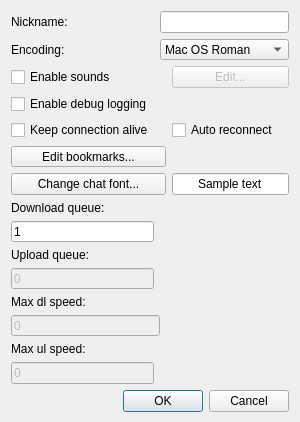
<?xml version="1.0" encoding="UTF-8"?>
<ui version="4.0">
 <class>DialogPreferences</class>
 <widget class="QDialog" name="DialogPreferences">
  <property name="windowModality">
   <enum>Qt::ApplicationModal</enum>
  </property>
  <property name="geometry">
   <rect>
    <x>0</x>
    <y>0</y>
    <width>300</width>
    <height>422</height>
   </rect>
  </property>
  <property name="minimumSize">
   <size>
    <width>300</width>
    <height>422</height>
   </size>
  </property>
  <property name="maximumSize">
   <size>
    <width>300</width>
    <height>654686</height>
   </size>
  </property>
  <property name="windowTitle">
   <string>Preferences</string>
  </property>
  <property name="modal">
   <bool>true</bool>
  </property>
  <layout class="QGridLayout" name="gridLayout">
   <item row="13" column="0" colspan="2">
    <widget class="QLineEdit" name="maxDlEdit">
     <property name="enabled">
      <bool>false</bool>
     </property>
     <property name="inputMask">
      <string>0000</string>
     </property>
     <property name="text">
      <string>0</string>
     </property>
    </widget>
   </item>
   <item row="1" column="0">
    <widget class="QLabel" name="label_7">
     <property name="text">
      <string>Encoding:</string>
     </property>
    </widget>
   </item>
   <item row="0" column="0">
    <widget class="QLabel" name="label">
     <property name="text">
      <string>Nickname:</string>
     </property>
    </widget>
   </item>
   <item row="8" column="0" colspan="2">
    <widget class="QLabel" name="label_3">
     <property name="text">
      <string>Download queue:</string>
     </property>
    </widget>
   </item>
   <item row="0" column="1" colspan="3">
    <widget class="QLineEdit" name="lineEdit"/>
   </item>
   <item row="17" column="0" colspan="4">
    <widget class="QDialogButtonBox" name="buttonBox">
     <property name="orientation">
      <enum>Qt::Horizontal</enum>
     </property>
     <property name="standardButtons">
      <set>QDialogButtonBox::Cancel|QDialogButtonBox::Ok</set>
     </property>
    </widget>
   </item>
   <item row="15" column="0">
    <widget class="QLineEdit" name="maxUlEdit">
     <property name="enabled">
      <bool>false</bool>
     </property>
     <property name="inputMask">
      <string>0000</string>
     </property>
     <property name="text">
      <string>0</string>
     </property>
    </widget>
   </item>
   <item row="11" column="0">
    <widget class="QLineEdit" name="ulQueueEdit">
     <property name="enabled">
      <bool>false</bool>
     </property>
     <property name="inputMask">
      <string>0000</string>
     </property>
     <property name="text">
      <string>0</string>
     </property>
    </widget>
   </item>
   <item row="14" column="0">
    <widget class="QLabel" name="label_6">
     <property name="text">
      <string>Max ul speed:</string>
     </property>
    </widget>
   </item>
   <item row="5" column="3">
    <widget class="QCheckBox" name="checkReconnect">
     <property name="text">
      <string>Auto reconnect</string>
     </property>
    </widget>
   </item>
   <item row="2" column="3">
    <widget class="QPushButton" name="pushButton_2">
     <property name="enabled">
      <bool>false</bool>
     </property>
     <property name="text">
      <string>Edit...</string>
     </property>
    </widget>
   </item>
   <item row="6" column="0" colspan="3">
    <widget class="QPushButton" name="pushButton">
     <property name="text">
      <string>Edit bookmarks...</string>
     </property>
    </widget>
   </item>
   <item row="1" column="1" colspan="3">
    <widget class="QComboBox" name="encodingCombo">
     <item>
      <property name="text">
       <string>Mac OS Roman</string>
      </property>
     </item>
     <item>
      <property name="text">
       <string>Shift-JIS</string>
      </property>
     </item>
     <item>
      <property name="text">
       <string>ISO-8859-1</string>
      </property>
     </item>
     <item>
      <property name="text">
       <string>UTF-8</string>
      </property>
     </item>
    </widget>
   </item>
   <item row="7" column="0" colspan="3">
    <widget class="QPushButton" name="fontButton">
     <property name="text">
      <string>Change chat font...</string>
     </property>
    </widget>
   </item>
   <item row="4" column="0" colspan="3">
    <widget class="QCheckBox" name="debugCheckBox">
     <property name="text">
      <string>Enable debug logging</string>
     </property>
    </widget>
   </item>
   <item row="7" column="3">
    <widget class="QLineEdit" name="sampleEdit">
     <property name="text">
      <string>Sample text</string>
     </property>
     <property name="alignment">
      <set>Qt::AlignCenter</set>
     </property>
    </widget>
   </item>
   <item row="10" column="0">
    <widget class="QLabel" name="label_4">
     <property name="text">
      <string>Upload queue:</string>
     </property>
    </widget>
   </item>
   <item row="16" column="0">
    <spacer name="verticalSpacer">
     <property name="orientation">
      <enum>Qt::Vertical</enum>
     </property>
     <property name="sizeHint" stdset="0">
      <size>
       <width>20</width>
       <height>40</height>
      </size>
     </property>
    </spacer>
   </item>
   <item row="2" column="0" colspan="3">
    <widget class="QCheckBox" name="soundCheckBox">
     <property name="text">
      <string>Enable sounds</string>
     </property>
    </widget>
   </item>
   <item row="12" column="0" colspan="2">
    <widget class="QLabel" name="label_5">
     <property name="text">
      <string>Max dl speed:</string>
     </property>
    </widget>
   </item>
   <item row="5" column="0">
    <widget class="QCheckBox" name="checkKeepAlive">
     <property name="text">
      <string>Keep connection alive</string>
     </property>
    </widget>
   </item>
   <item row="9" column="0">
    <widget class="QLineEdit" name="dlQueueEdit">
     <property name="sizePolicy">
      <sizepolicy hsizetype="Minimum" vsizetype="Fixed">
       <horstretch>0</horstretch>
       <verstretch>0</verstretch>
      </sizepolicy>
     </property>
     <property name="inputMask">
      <string>0000</string>
     </property>
     <property name="text">
      <string>1</string>
     </property>
    </widget>
   </item>
  </layout>
 </widget>
 <resources/>
 <connections>
  <connection>
   <sender>buttonBox</sender>
   <signal>accepted()</signal>
   <receiver>DialogPreferences</receiver>
   <slot>accept()</slot>
   <hints>
    <hint type="sourcelabel">
     <x>248</x>
     <y>254</y>
    </hint>
    <hint type="destinationlabel">
     <x>157</x>
     <y>274</y>
    </hint>
   </hints>
  </connection>
  <connection>
   <sender>buttonBox</sender>
   <signal>rejected()</signal>
   <receiver>DialogPreferences</receiver>
   <slot>reject()</slot>
   <hints>
    <hint type="sourcelabel">
     <x>316</x>
     <y>260</y>
    </hint>
    <hint type="destinationlabel">
     <x>286</x>
     <y>274</y>
    </hint>
   </hints>
  </connection>
 </connections>
</ui>
